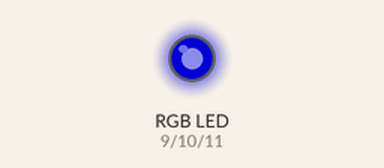
This sketch was run on a simulated Arduino Uno, built with avr-gcc and run on an emulated ATmega328P. Shown: an RGB LED mixed from three pins (HIGH = lit). Dim RGB values are drawn brighter than linear.

Above: at 0.05 s.
At 1.2 s:
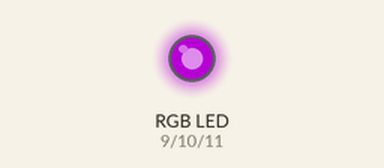
At 2.35 s:
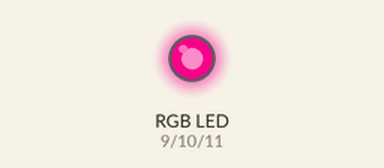
At 4.7 s:
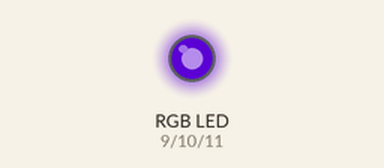
Timing chart, 0 to 6.0 s (numbered marks = the images above):
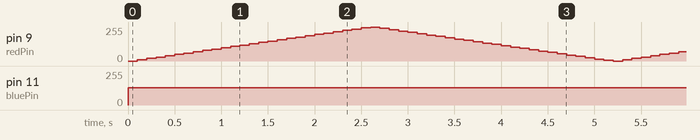

Measured:
- by itself, pin 11 (bluePin): 0/255 → 128/255 at 0.00 s

The sketch:

2023-0410-led-3.ino
```cpp
const int redPin = 9;    // 빨간색 LED의 핀 번호
const int greenPin = 10; // 초록색 LED의 핀 번호
const int bluePin = 11;  // 파란색 LED의 핀 번호

int i;

void setup() {
  pinMode(redPin, OUTPUT);
  pinMode(greenPin, OUTPUT);
  pinMode(bluePin, OUTPUT);
}

void setColor(int red, int green, int blue) {
  analogWrite(redPin, red);
  analogWrite(greenPin, green);
  analogWrite(bluePin, blue);
}

void loop() {
  for (i=0;i<256;i+=10){
    setColor(i,0,128);
    delay(100);
  }
  for (i=0;i<256;i+=10){
    setColor(255-i,0,128);
    delay(100);
  }
}
```
